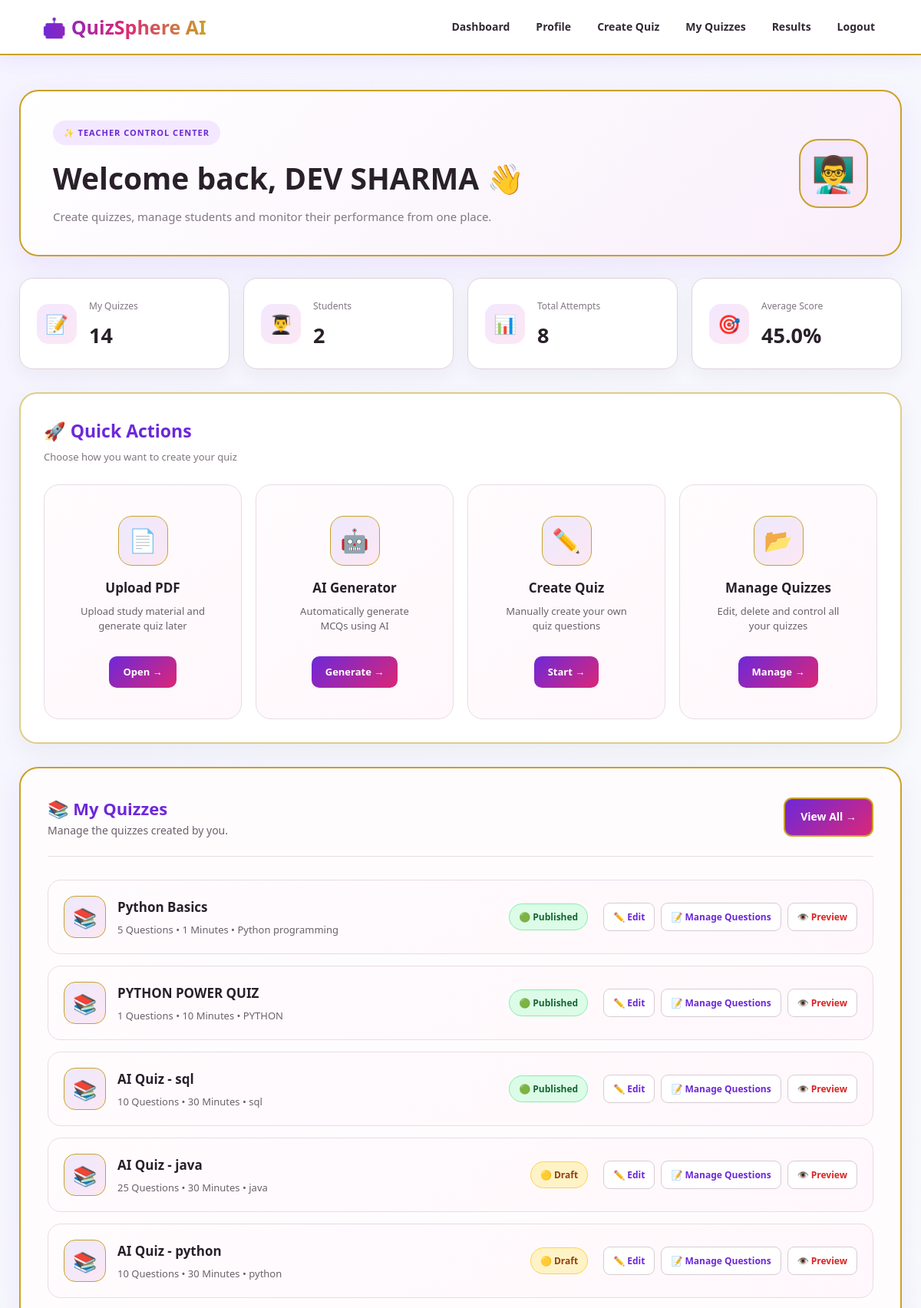
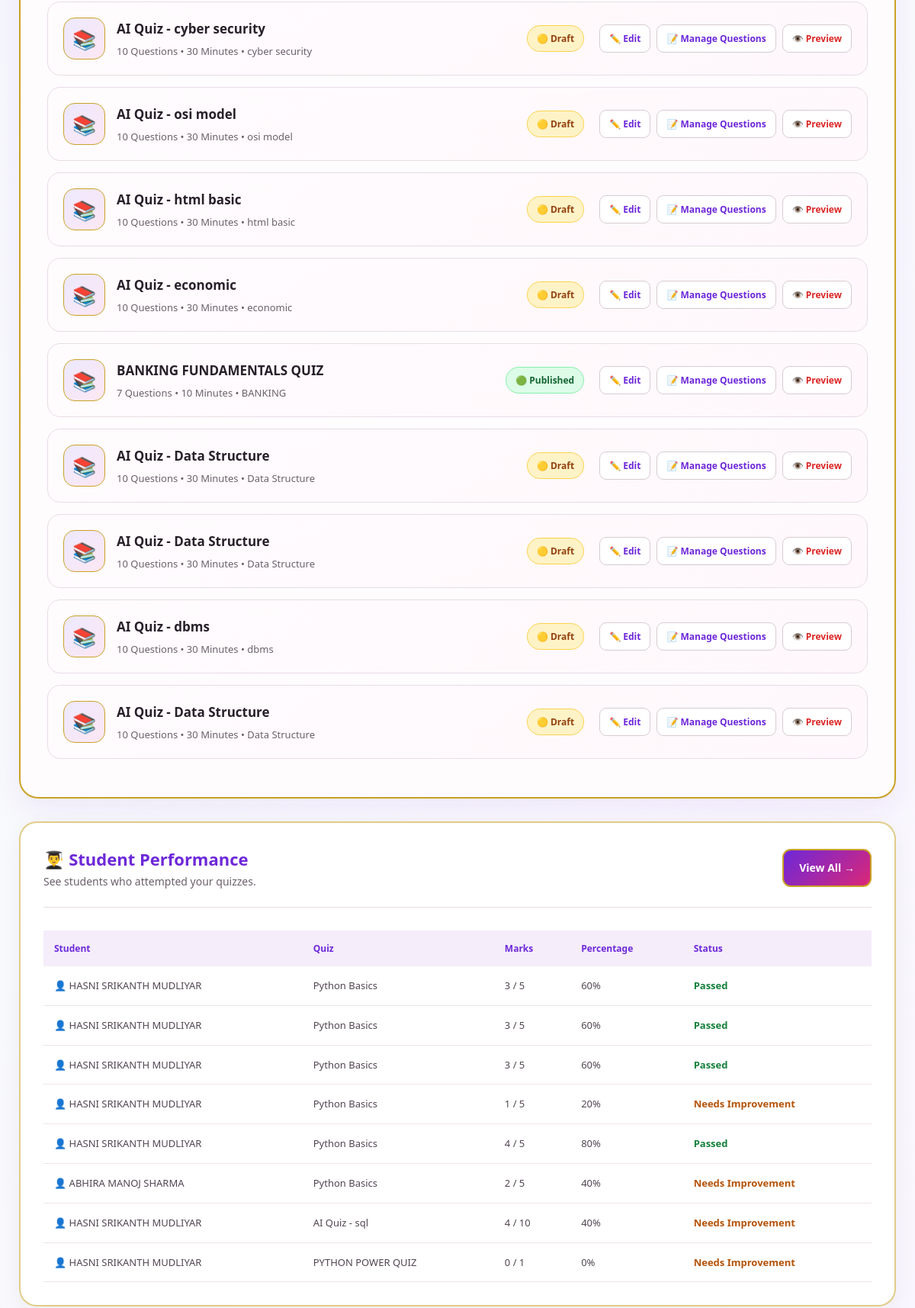
Screenshot of /teacher/dashboard (signed in, upper part) with the database file from the repository (2 pictures, top to bottom).
### app.py (models this page shows)
class User(db.Model):
    id = db.Column(
        db.Integer,
        primary_key=True
    )
    name = db.Column(
        db.String(100),
        nullable=False
    )
    email = db.Column(
        db.String(120),
        unique=True,
        nullable=False
    )
    password = db.Column(
        db.String(200),
        nullable=False
    )
    role = db.Column(
        db.String(20),
        nullable=False
    )
    roll_no = db.Column(db.String(20))
    gender = db.Column(db.String(10))
    contact = db.Column(db.String(15))
    address = db.Column(db.String(200))
    profile_pic = db.Column(
        db.String(200),
        default="default.png"
    )
    language = db.Column(db.String(50))
    bio = db.Column(db.Text)
    skills = db.Column(db.String(200))
    course = db.Column(db.String(100))
    year = db.Column(db.String(50))
    subject = db.Column(db.String(100))
    experience = db.Column(db.String(100))
    qualification = db.Column(db.String(200))

class Quiz(db.Model):
    __tablename__ = "quiz"
    id = db.Column(
        db.Integer,
        primary_key=True
    )
    title = db.Column(
        db.String(100),
        nullable=False
    )
    description = db.Column(
        db.Text
    )
    subject = db.Column(
        db.String(100)
    )
    total_questions = db.Column(
        db.Integer,
        default=0
    )
    duration = db.Column(
        db.Integer,
        default=30
    )
    difficulty = db.Column(
        db.String(20),
        default="Medium"
    )
    question_type = db.Column(
        db.String(30),
        default="MCQ"
    )
    number_of_questions = db.Column(
        db.Integer,
        default=10
    )
    passing_marks = db.Column(
        db.Integer,
        default=40
    )
    published = db.Column(
        db.Boolean,
        default=False
    )
    teacher_id = db.Column(
        db.Integer,
        db.ForeignKey("user.id"),
        nullable=True
    )
    teacher = db.relationship(
        "User",
        foreign_keys=[teacher_id]
    )
    questions = db.relationship(
        "Question",
        backref="quiz",
        cascade="all, delete-orphan"
    )

class Result(db.Model):
    id = db.Column(
        db.Integer,
        primary_key=True
    )
    student_id = db.Column(
        db.Integer,
        db.ForeignKey("user.id")
    )
    quiz_id = db.Column(
        db.Integer,
        db.ForeignKey("quiz.id")
    )
    score = db.Column(
        db.Integer
    )
    total = db.Column(
        db.Integer
    )
    student = db.relationship(
        "User"
    )
    quiz = db.relationship(
        "Quiz"
    )
    @property
    def percentage(self):
        if self.total == 0:
            return 0
        return int(
            (self.score / self.total) * 100
        )

### app.py (the view)
@app.route("/teacher/dashboard")
def teacher_dashboard():
    if session.get("role") != "teacher":
        return redirect(
            url_for("login")
        )
    user = db.session.get(
        User,
        session["user_id"]
    )
    if not user:
        return redirect(
            url_for("login")
        )
    quizzes = Quiz.query.filter_by(
        teacher_id=user.id
    ).all()
    quiz_ids = [
        q.id
        for q in quizzes
    ]
    if quiz_ids:
        results = Result.query.filter(
            Result.quiz_id.in_(quiz_ids)
        ).all()
    else:
        results = []
    student_ids = list(
        set(
            r.student_id
            for r in results
        )
    )
    if student_ids:
        students = User.query.filter(
            User.id.in_(student_ids)
        ).all()
    else:
        students = []
    total_quizzes = len(
        quizzes
    )
    total_students = len(
        students
    )
    total_attempts = len(
        results
    )
    avg_score = 0
    highest = 0
    lowest = 0
    if results:
        scores = [
            r.percentage
            for r in results
            if r.percentage is not None
        ]
        if scores:
            avg_score = round(
                sum(scores)
                / len(scores),
                2
            )
            highest = max(scores)
            lowest = min(scores)
    return render_template(
        "teacher/dashboard.html",
        user=user,
        quizzes=quizzes,
        results=results,
        total_quizzes=total_quizzes,
        total_students=total_students,
        total_attempts=total_attempts,
        avg_score=avg_score,
        highest=highest,
        lowest=lowest
    )

### templates/teacher/dashboard.html (shortened to what this page needs)
<!DOCTYPE html>
<html lang="en">
<head>
    <link rel="stylesheet"
          href="{{ url_for('static', filename='style.css') }}">
</head>
<body>
<nav class="teacher-navbar">
    <div class="teacher-logo">
    </div>
    <div class="teacher-nav-links">
        <a href="{{ url_for('teacher_dashboard') }}">
            Dashboard
        </a>
        <a href="{{ url_for('profile') }}">
            Profile
        </a>
        <a href="{{ url_for('create_quiz') }}">
            Create Quiz
        </a>
        <a href="{{ url_for('my_quizzes') }}">
            My Quizzes
        </a>
        <a href="#">
            Results
        </a>
        <a href="{{ url_for('logout') }}">
            Logout
        </a>
    </div>
</nav>
<main class="teacher-dashboard">
    <section class="teacher-welcome">
        <div>
            <span class="teacher-welcome-small">
                ✨ TEACHER CONTROL CENTER
            </span>
            <h1>
                Welcome back,
                {{ session.get("user_name") }} 👋
            </h1>
            <p>
                Create quizzes, manage students and
                monitor their performance from one place.
            </p>
        </div>
        <div class="teacher-robot">
            👨‍🏫
        </div>
    </section>
    <section class="teacher-stats">
        <div class="teacher-stat-card">
            <div class="teacher-stat-icon">
                📝
            </div>
            <div>
                <span>
                    My Quizzes
                </span>
                <h2>
                    {{ total_quizzes }}
                </h2>
            </div>
        </div>
        <div class="teacher-stat-card">
            <div class="teacher-stat-icon">
                👨‍🎓
            </div>
            <div>
                <span>
                    Students
                </span>
                <h2>
                    {{ total_students }}
                </h2>
            </div>
        </div>
        <div class="teacher-stat-card">
            <div class="teacher-stat-icon">
                📊
            </div>
            <div>
                <span>
                    Total Attempts
                </span>
                <h2>
                    {{ total_attempts }}
                </h2>
            </div>
        </div>
        <div class="teacher-stat-card">
            <div class="teacher-stat-icon">
                🎯
            </div>
            <div>
                <span>
                    Average Score
                </span>
                <h2>
                    {{ avg_score }}%
                </h2>
            </div>
        </div>
    </section>
    <section class="teacher-create-section">
        <div class="teacher-section-title">
            <h2>
                🚀 Quick Actions
            </h2>
            <p>
                Choose how you want to create your quiz
            </p>
        </div>
        <div class="teacher-action-grid">
            <div class="teacher-action-card">
                <div class="teacher-action-icon">
                    📄
                </div>
                <h3>
                    Upload PDF
                </h3>
                <p>
                    Upload study material and generate quiz later
                </p>
                <a href="{{ url_for('ai_quiz') }}">
                     Open →
                </a>
            </div>
            <div class="teacher-action-card ai-card">
                <div class="teacher-action-icon">
                    🤖
                </div>
                <h3>
                    AI Generator
                </h3>
                <p>
                    Automatically generate MCQs using AI
                </p>
                <a href="{{ url_for('ai_quiz') }}">
                     Generate →
                 </a>
            </div>
            <div class="teacher-action-card">
                <div class="teacher-action-icon">
                    ✏️
                </div>
                <h3>
                    Create Quiz
                </h3>
                <p>
                    Manually create your own quiz questions
                </p>
                <a href="{{ url_for('create_quiz') }}">
                    Start →
                </a>
            </div>
            <div class="teacher-action-card">
                <div class="teacher-action-icon">
                    📂
                </div>
                <h3>
                    Manage Quizzes
                </h3>
                <p>
                    Edit, delete and control all your quizzes
                </p>
                <a href="{{ url_for('my_quizzes') }}">
                    Manage →
                </a>
            </div>
        </div>
    </section>
    <section class="teacher-quizzes">
        <div class="teacher-section-heading">
            <div>
                <h2>
                    📚 My Quizzes
                </h2>
                <p>
                    Manage the quizzes created by you.
                </p>
            </div>
            <a href="{{ url_for('my_quizzes') }}">
                View All →
            </a>
        </div>
        {% if quizzes %}
            {% for quiz in quizzes %}
            <div class="teacher-quiz-row">
                <div class="teacher-quiz-info">
                    <div class="teacher-quiz-icon">
                        {% if quiz.subject %}
                            📚
                        {% else %}
                            📝
                        {% endif %}
                    </div>
                    <div>
                        <h3>
                            {{ quiz.title }}
                        </h3>
                        <p>
                            {{ quiz.total_questions or 0 }}
                            Questions
                            {% if quiz.duration %}
                                • {{ quiz.duration }} Minutes
                            {% endif %}
                            {% if quiz.subject %}
                                • {{ quiz.subject }}
                            {% endif %}
                        </p>
                    </div>
                </div>
                {% if quiz.published %}
                    <span class="quiz-published">
                        🟢 Published
                    </span>
                {% else %}
                    <span class="quiz-draft">
                        🟡 Draft
                    </span>
                {% endif %}
                <div class="quiz-actions">
                    <a
                        href="{{ url_for('edit_quiz', quiz_id=quiz.id) }}"
                        class="quiz-edit-btn">
                        ✏️ Edit
                    </a>
                    <a
                        href="{{ url_for('add_questions', quiz_id=quiz.id) }}"
                        class="quiz-question-btn">
                        📝 Manage Questions
                    </a>
                    <a
                        href="{{ url_for('preview_quiz', quiz_id=quiz.id) }}"
                        class="quiz-preview-btn">
                        👁️ Preview
                    </a>
                </div>
            </div>
            {% endfor %}
        {% endif %}
    </section>
    <section class="teacher-performance">
        <div class="teacher-section-heading">
            <div>
                <h2>
                    👨‍🎓 Student Performance
                </h2>
                <p>
                    See students who attempted your quizzes.
                </p>
            </div>
            <a href="#">
                View All →
            </a>
        </div>
        <div class="performance-table-wrapper">
            <table class="performance-table">
                <thead>
                    <tr>
                        <th>
                            Student
                        </th>
                        <th>
                            Quiz
                        </th>
                        <th>
                            Marks
                        </th>
                        <th>
                            Percentage
                        </th>
                        <th>
                            Status
                        </th>
                    </tr>
                </thead>
                <tbody>
                    {% if results %}
                        {% for result in results %}
                        <tr>
                            <td>
                                👤 {{ result.student.name }}
                            </td>
                            <td>
                                {{ result.quiz.title }}
                            </td>
                            <td>
                                {{ result.score }} /
                                {{ result.total }}
                            </td>
                            <td>
                                {{ result.percentage }}%
                            </td>
                            <td>
                                {% if result.percentage >= 50 %}
                                    <span class="passed">
                                        Passed
                                    </span>
                                {% else %}
                                    <span class="average">
                                        Needs Improvement
                                    </span>
                                {% endif %}
                            </td>
                        </tr>
                        {% endfor %}
                    {% else %}
                        <tr>
                            <td colspan="5">
                                No student attempts yet.
                            </td>
                        </tr>
                    {% endif %}
                </tbody>
            </table>
        </div>
    </section>
</main>
</body>
</html>

### rows the page displays
User: get "DEV SHARMA"
Quiz: title "Python Basics", total_questions "5", duration "1", subject "Python programming", published "🟢 Published"
Quiz: title "PYTHON POWER QUIZ", total_questions "1", duration "10", subject "PYTHON", published "🟢 Published"
Quiz: title "AI Quiz - sql", total_questions "10", duration "30", subject "sql", published "🟢 Published"
Quiz: title "AI Quiz - java", total_questions "25", duration "30", subject "java", published "🟡 Draft"
Quiz: title "AI Quiz - python", total_questions "10", duration "30", subject "python", published "🟡 Draft"
Quiz: title "AI Quiz - cyber security", total_questions "10", duration "30", subject "cyber security", published "🟡 Draft"
Quiz: title "AI Quiz - osi model", total_questions "10", duration "30", subject "osi model", published "🟡 Draft"
Quiz: title "AI Quiz - html basic", total_questions "10", duration "30", subject "html basic", published "🟡 Draft"
Quiz: title "AI Quiz - economic", total_questions "10", duration "30", subject "economic", published "🟡 Draft"
Quiz: title "BANKING FUNDAMENTALS QUIZ", total_questions "7", duration "10", subject "BANKING", published "🟢 Published"
Quiz: title "AI Quiz - Data Structure", total_questions "10", duration "30", subject "Data Structure", published "🟡 Draft"
Quiz: title "AI Quiz - Data Structure", total_questions "10", duration "30", subject "Data Structure", published "🟡 Draft"
Quiz: title "AI Quiz - dbms", total_questions "10", duration "30", subject "dbms", published "🟡 Draft"
Quiz: title "AI Quiz - Data Structure", total_questions "10", duration "30", subject "Data Structure", published "🟡 Draft"
Result: student.name "HASNI SRIKANTH MUDLIYAR", quiz "Python Basics", score "3", total "5", percentage "60", shows "Passed"
Result: student.name "HASNI SRIKANTH MUDLIYAR", quiz "Python Basics", score "3", total "5", percentage "60", shows "Passed"
Result: student.name "HASNI SRIKANTH MUDLIYAR", quiz "Python Basics", score "3", total "5", percentage "60", shows "Passed"
Result: student.name "HASNI SRIKANTH MUDLIYAR", quiz "Python Basics", score "1", total "5", percentage "20", shows "Needs Improvement"
Result: student.name "HASNI SRIKANTH MUDLIYAR", quiz "Python Basics", score "4", total "5", percentage "80", shows "Passed"
Result: student.name "ABHIRA MANOJ SHARMA", quiz "Python Basics", score "2", total "5", percentage "40", shows "Needs Improvement"
Result: student.name "HASNI SRIKANTH MUDLIYAR", quiz "AI Quiz - sql", score "4", total "10", percentage "40", shows "Needs Improvement"
Result: student.name "HASNI SRIKANTH MUDLIYAR", quiz "PYTHON POWER QUIZ", score "0", total "1", percentage "0", shows "Needs Improvement"

### other values shown
{{ total_quizzes }} "14"
{{ total_students }} "2"
{{ total_attempts }} "8"
{{ avg_score }} "45.0"
